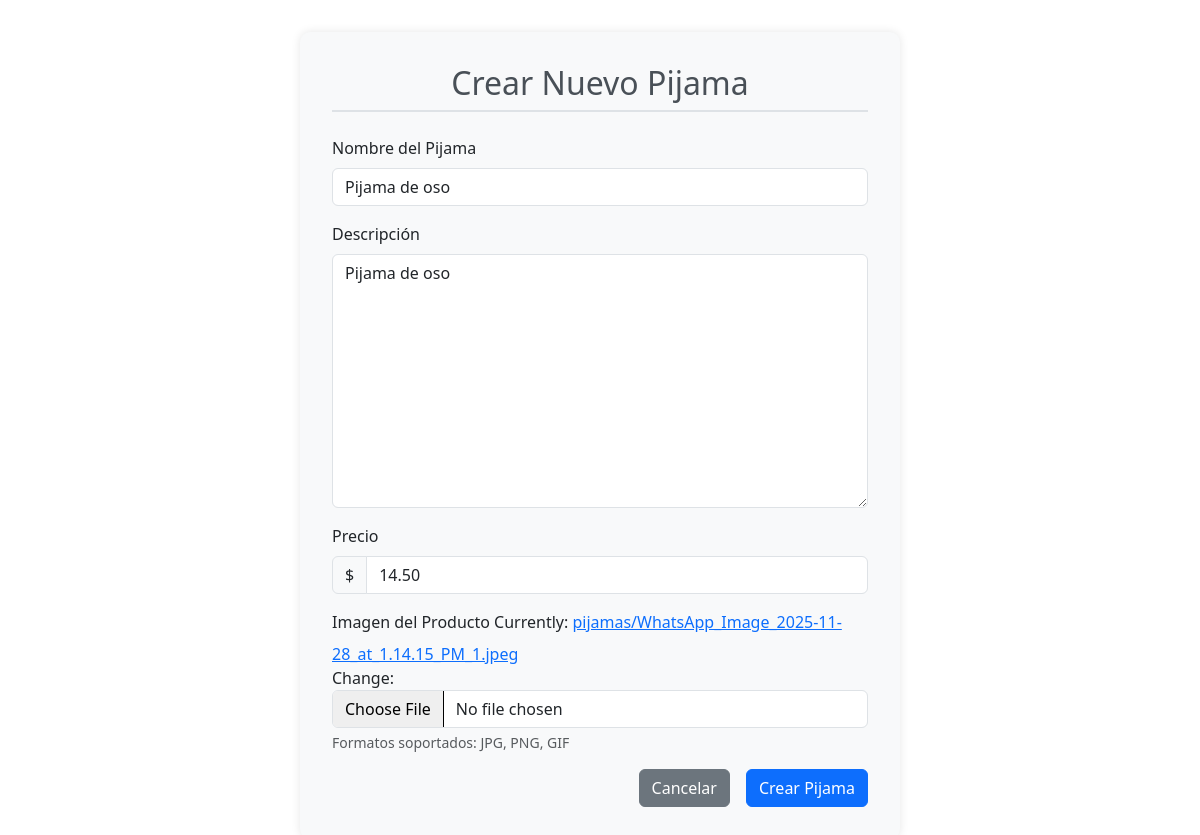
The page /product/4/update/ on the database its author committed.
### products/models.py (models this page shows, shortened)
class Pijama(models.Model):
    nombre = models.CharField(
        max_length=100,
        verbose_name="Nombre del pijama"
    )
    descripcion = models.TextField(
        verbose_name="Descripción",
        help_text="Describe las características del pijama"
    )
    precio = models.DecimalField(
        max_digits=10,
        decimal_places=2,
        validators=[MinValueValidator(0)],
        verbose_name="Precio"
    )
    imagen = models.ImageField(
        upload_to='pijamas/',
        verbose_name="Imagen del pijama",
        help_text="Sube una imagen del pijama"
    )
    fecha_creacion = models.DateTimeField(
        auto_now_add=True,
        verbose_name="Fecha de creación"
    )
    disponible = models.BooleanField(
        default=True,
        verbose_name="Disponible"
    )
    class Meta:
        verbose_name = "Pijama"
        verbose_name_plural = "Pijamas"
        ordering = ['-fecha_creacion']

### products/views.py (the view)
# urls.py: path('product/<int:pk>/update/', PijamaUpdateView.as_view(), name='pijama_update'),
class PijamaUpdateView(UpdateView):
    model = Pijama
    template_name = 'create_product.html'
    success_url = reverse_lazy('lista_productos')  # Ajusta este nombre de URL
    fields = [
        'nombre',
        'descripcion',
        'precio',
        'imagen',
        'disponible',
    ]

### template/create_product.html (shortened to what this page needs)
<!DOCTYPE html>
<html lang="es">
<head>
    <link href="https://cdn.jsdelivr.net/npm/bootstrap@5.3.0/dist/css/bootstrap.min.css" rel="stylesheet">
</head>
<body>
    <div class="container">
        <div class="form-container">
            <h2 class="form-title text-center">Crear Nuevo Pijama</h2>
            <form method="post" enctype="multipart/form-data">
                <div class="mb-3">
                    <label for="{{ form.nombre.id_for_label }}" class="form-label">Nombre del Pijama</label>
                    {{ form.nombre }}
                </div>
                <div class="mb-3">
                    <label for="{{ form.descripcion.id_for_label }}" class="form-label">Descripción</label>
                    {{ form.descripcion }}
                </div>
                <div class="mb-3">
                    <label for="{{ form.precio.id_for_label }}" class="form-label">Precio</label>
                    <div class="input-group">
                        <span class="input-group-text">$</span>
                        {{ form.precio }}
                    </div>
                </div>
                <div class="mb-3">
                    <label for="{{ form.imagen.id_for_label }}" class="form-label">Imagen del Producto</label>
                    {{ form.imagen }}
                    <div class="form-text">Formatos soportados: JPG, PNG, GIF</div>
                </div>
                <div class="d-grid gap-2 d-md-flex justify-content-md-end">
                    <a href="{% url 'lista_productos' %}" class="btn btn-secondary me-md-2">Cancelar</a>
                    <button type="submit" class="btn btn-primary">Crear Pijama</button>
                </div>
            </form>
        </div>
    </div>
</body>
</html>

### template/create_product.html (style rules this page uses)
.form-container { max-width: 600px; margin: 2rem auto; padding: 2rem; background: #f8f9fa; border-radius: 10px; box-shadow: 0 0 10px rgba(0,0,0,0.1); }
.form-title { color: #495057; border-bottom: 2px solid #dee2e6; padding-bottom: 0.5rem; margin-bottom: 1.5rem; }

### rows shown on the page
Pijama: nombre "Pijama de oso", descripcion "Pijama de oso", precio "14.50"
